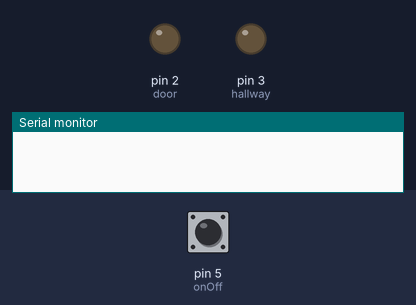
A sketch run on a simulated Arduino Uno, built with avr-gcc and run on an emulated ATmega328P. On the bench: output pins drawn as LEDs (lit = HIGH), the last lines printed to the serial monitor. Inputs (shaded band) come from the test bench; at power-on: pin 5 (onOff) HIGH.

Above: at 1.2 s.
1.3 s: pin 5 (onOff) pulled LOW for 0.15 s
At 2.6 s:
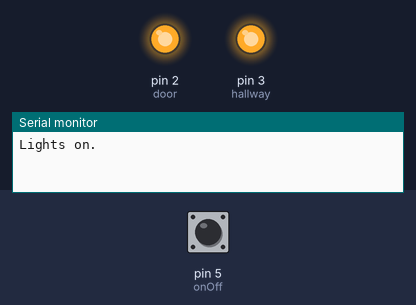
At 32.5 s:
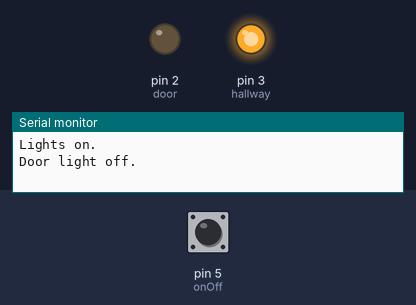
Timing chart, 0 to 32.8 s (numbered marks = the images above; inputs shaded):
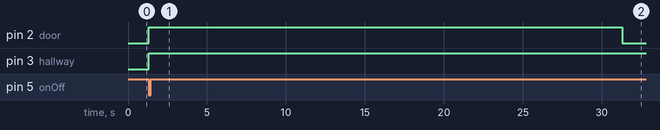

The sketch:

task1.ino.ino
```cpp
# include "Lights.h"

//declare lights, button, and button state.

const int hallway = 3;
const int door = 2;
const int onOff = 5;
bool pressed = false;

void setup()
{
  pinMode(onOff, INPUT_PULLUP);
  pinMode(door, OUTPUT);
  pinMode(hallway, OUTPUT);
  Serial.begin(9600);
}

void loop()
{
  if (digitalRead(onOff) == LOW)
  {
    Serial.println("Lights on.");
    pressed = true;
  }

  if (pressed)
  {
    lightOn(door);
    lightOn(hallway);
    delay(30000);

    lightOff(door);
    Serial.println("Door light off.");
    delay(30000);

    lightOff(hallway);
    Serial.println("Hall light off.");
    pressed = false;
    delay(1000);
  }
}
```

Lights.cpp
```cpp
#include <Arduino.h>
#include "Lights.h"

void lightOn(int light)
{
  digitalWrite(light, HIGH);
}

void lightOff(int light)
{
  digitalWrite(light, LOW);
}
```

Lights.h
```cpp
#ifndef LIGHTS_H
#define LIGHTS_H

void lightOn(int light);
void lightOff(int light);

#endif
```

Measured:
- after the input at 1.3 s, pin 2 (door): LOW → HIGH at once, → LOW 30.0 s later; pin 3 (hallway): LOW → HIGH at once
